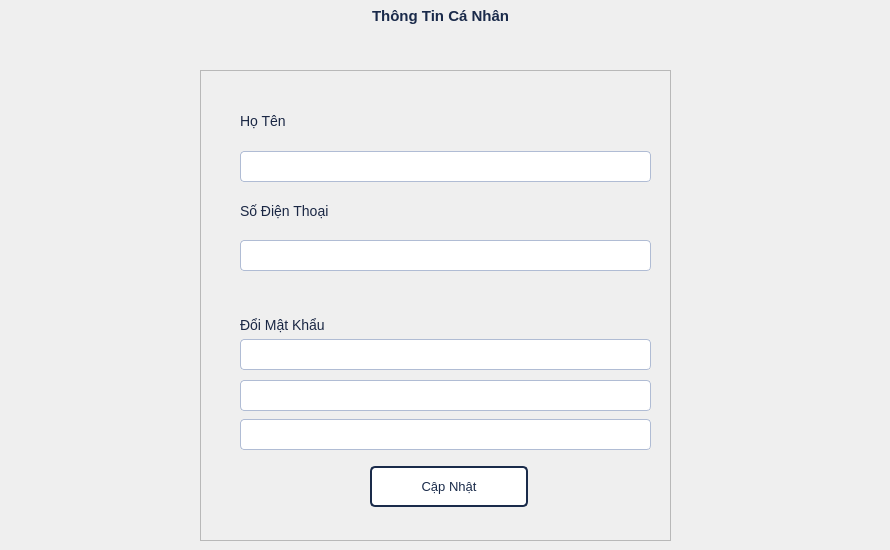
        <widget class="QWidget" name="page_6">
         <widget class="QWidget" name="horizontalLayoutWidget_16">
          <property name="geometry">
           <rect>
            <x>0</x>
            <y>0</y>
            <width>881</width>
            <height>31</height>
           </rect>
          </property>
          <layout class="QHBoxLayout" name="horizontalLayout_23">
           <item>
            <spacer name="horizontalSpacer_13">
             <property name="orientation">
              <enum>Qt::Horizontal</enum>
             </property>
             <property name="sizeHint" stdset="0">
              <size>
               <width>40</width>
               <height>20</height>
              </size>
             </property>
            </spacer>
           </item>
           <item>
            <widget class="QLabel" name="label_24">
             <property name="styleSheet">
              <string notr="true">color: #1A2A4A;
  font-size: 15px;
  font-weight: bold;</string>
             </property>
             <property name="text">
              <string>Thông Tin Cá Nhân</string>
             </property>
            </widget>
           </item>
           <item>
            <spacer name="horizontalSpacer_14">
             <property name="orientation">
              <enum>Qt::Horizontal</enum>
             </property>
             <property name="sizeHint" stdset="0">
              <size>
               <width>40</width>
               <height>20</height>
              </size>
             </property>
            </spacer>
           </item>
          </layout>
         </widget>
         <widget class="QFrame" name="ProfileForm">
          <property name="geometry">
           <rect>
            <x>200</x>
            <y>70</y>
            <width>471</width>
            <height>471</height>
           </rect>
          </property>
          <property name="frameShape">
           <enum>QFrame::StyledPanel</enum>
          </property>
          <property name="frameShadow">
           <enum>QFrame::Raised</enum>
          </property>
          <layout class="QVBoxLayout" name="verticalLayout_7">
           <item>
            <widget class="QWidget" name="widget_6" native="true">
             <widget class="QLabel" name="label_3">
              <property name="geometry">
               <rect>
                <x>30</x>
                <y>20</y>
                <width>301</width>
                <height>41</height>
               </rect>
              </property>
              <property name="styleSheet">
               <string notr="true">QLabel {
    font-size: 14px;
    color: #1a2744;
}</string>
              </property>
              <property name="text">
               <string>Họ Tên</string>
              </property>
             </widget>
             <widget class="QLineEdit" name="lineEdit_6">
              <property name="geometry">
               <rect>
                <x>30</x>
                <y>71</y>
                <width>411</width>
                <height>31</height>
               </rect>
              </property>
              <property name="styleSheet">
               <string notr="true">QLineEdit, QComboBox {
    border: 1px solid #b0bcd4;
    border-radius: 4px;
    padding: 5px 8px;
    font-size: 12px;
    background-color: #ffffff;
    color: #1a2744;
}

QLineEdit:focus, QComboBox:focus {
    border: 1.5px solid #c8952a;
}</string>
              </property>
             </widget>
             <widget class="QLabel" name="label_11">
              <property name="geometry">
               <rect>
                <x>30</x>
                <y>100</y>
                <width>401</width>
                <height>61</height>
               </rect>
              </property>
              <property name="styleSheet">
               <string notr="true">QLabel {
    font-size: 14px;
    color: #1a2744;
}</string>
              </property>
              <property name="text">
               <string>Số Điện Thoại</string>
              </property>
             </widget>
             <widget class="QLineEdit" name="lineEdit_7">
              <property name="geometry">
               <rect>
                <x>30</x>
                <y>160</y>
                <width>411</width>
                <height>31</height>
               </rect>
              </property>
              <property name="styleSheet">
               <string notr="true">QLineEdit, QComboBox {
    border: 1px solid #b0bcd4;
    border-radius: 4px;
    padding: 5px 8px;
    font-size: 12px;
    background-color: #ffffff;
    color: #1a2744;
}

QLineEdit:focus, QComboBox:focus {
    border: 1.5px solid #c8952a;
}</string>
              </property>
             </widget>
            </widget>
           </item>
           <item>
            <widget class="QWidget" name="widget_8" native="true">
             <widget class="QLabel" name="label_25">
              <property name="geometry">
               <rect>
                <x>30</x>
                <y>-10</y>
                <width>411</width>
                <height>51</height>
               </rect>
              </property>
              <property name="styleSheet">
               <string notr="true">QLabel {
    font-size: 14px;
    color: #1a2744;
}</string>
              </property>
              <property name="text">
               <string>Đổi Mật Khẩu</string>
              </property>
             </widget>
             <widget class="QLineEdit" name="lineEdit_8">
              <property name="geometry">
               <rect>
                <x>30</x>
                <y>30</y>
                <width>411</width>
                <height>31</height>
               </rect>
              </property>
              <property name="styleSheet">
               <string notr="true">QLineEdit, QComboBox {
    border: 1px solid #b0bcd4;
    border-radius: 4px;
    padding: 5px 8px;
    font-size: 12px;
    background-color: #ffffff;
    color: #1a2744;
}

QLineEdit:focus, QComboBox:focus {
    border: 1.5px solid #c8952a;
}</string>
              </property>
              <property name="echoMode">
               <enum>QLineEdit::Password</enum>
              </property>
             </widget>
             <widget class="QLineEdit" name="lineEdit_9">
              <property name="geometry">
               <rect>
                <x>30</x>
                <y>71</y>
                <width>411</width>
                <height>31</height>
               </rect>
              </property>
              <property name="styleSheet">
               <string notr="true">QLineEdit, QComboBox {
    border: 1px solid #b0bcd4;
    border-radius: 4px;
    padding: 5px 8px;
    font-size: 12px;
    background-color: #ffffff;
    color: #1a2744;
}

QLineEdit:focus, QComboBox:focus {
    border: 1.5px solid #c8952a;
}</string>
              </property>
              <property name="echoMode">
               <enum>QLineEdit::Password</enum>
              </property>
             </widget>
             <widget class="QLineEdit" name="lineEdit_10">
              <property name="geometry">
               <rect>
                <x>30</x>
                <y>110</y>
                <width>411</width>
                <height>31</height>
               </rect>
              </property>
              <property name="styleSheet">
               <string notr="true">QLineEdit, QComboBox {
    border: 1px solid #b0bcd4;
    border-radius: 4px;
    padding: 5px 8px;
    font-size: 12px;
    background-color: #ffffff;
    color: #1a2744;
}

QLineEdit:focus, QComboBox:focus {
    border: 1.5px solid #c8952a;
}</string>
              </property>
              <property name="echoMode">
               <enum>QLineEdit::Password</enum>
              </property>
             </widget>
             <widget class="QPushButton" name="pushButton_4">
              <property name="geometry">
               <rect>
                <x>160</x>
                <y>157</y>
                <width>158</width>
                <height>41</height>
               </rect>
              </property>
              <property name="styleSheet">
               <string notr="true">QPushButton {
    background-color: #FFFFFF;
    color: #1A2B4A;
    border: 1.5px solid #1A2B4A;
    border-radius: 5px;
    padding: 7px 22px;
    font-size: 13px;
    min-width: 110px;
}

QPushButton:hover {
    background-color: #E8F5E9;
    border-color: #3B6D11;
    color: #3B6D11;
}</string>
              </property>
              <property name="text">
               <string>Cập Nhật</string>
              </property>
             </widget>
            </widget>
           </item>
          </layout>
         </widget>
        </widget>
